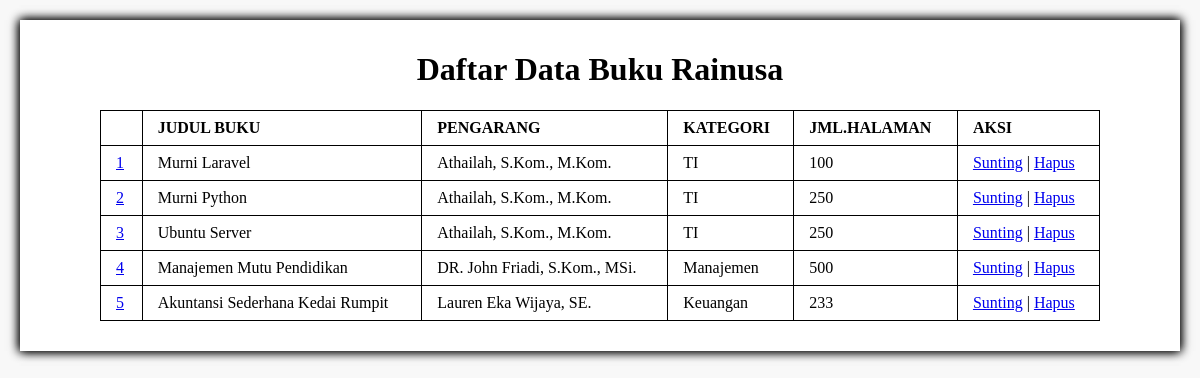
Before: /project_akhir/lihat.php with the older database file.
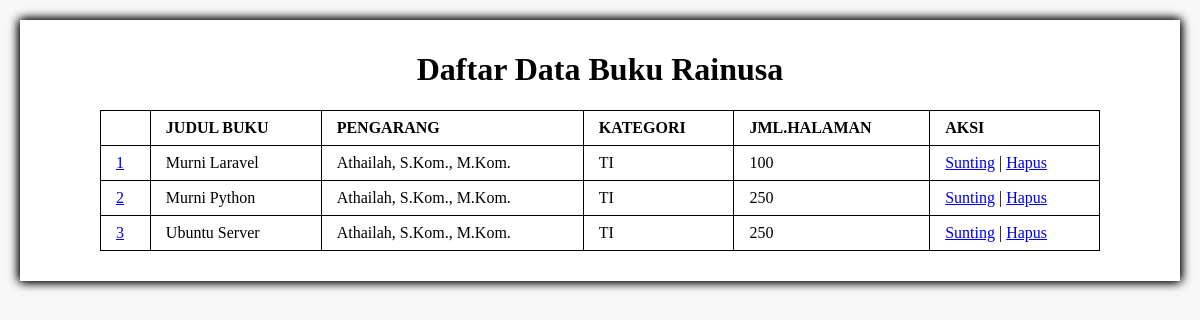
After: the same page with the newer database file.
### tables this page shows
CREATE TABLE `buku` (
  `id` int(11) NOT NULL AUTO_INCREMENT,
  `judul` varchar(100) NOT NULL,
  `pengarang` varchar(100) NOT NULL,
  `jenis` varchar(100) NOT NULL,
  `jumhal` int(11) NOT NULL,
  `cover` varchar(255) DEFAULT NULL,
  PRIMARY KEY (`id`)
);

### project_akhir/lihat.php (the view, shortened to what this page needs)
<!DOCTYPE html>
<html lang="en">
<head>
    <link rel="stylesheet" href="style.css">
</head>
<body>
    <div class="container">
        <h1>Daftar Data Buku Rainusa</h1>
        <?php
            include('koneksi.php');
        ?>
        <table>
            <th>
                <td><strong>JUDUL BUKU</strong></td>
                <td><strong>PENGARANG</strong></td>
                <td><strong>KATEGORI</strong></td>
                <td><strong>JML.HALAMAN</strong></td>
                <td><strong>AKSI</strong></td>
            </th>
            <?php
                $query = "SELECT * FROM buku";
                $hasil_query = mysqli_query($konek, $query);
                while($data = mysqli_fetch_assoc($hasil_query)){
                    echo "<tr>";
                    echo "<td><a href='detail.php?id=$data[id]'>$data[id]</a></td>";
                    echo "<td>$data[judul]</td>";
                    echo "<td>$data[pengarang]</td>";
                    echo "<td>$data[jenis]</td>";
                    echo "<td>$data[jumhal]</td>";
                    echo "<td>
                            <a href='edit.php?id=$data[id]'>Sunting</a> |
                            <a href='delete.php?id=$data[id]'>Hapus</a>
                          </td>";
                };
            ?>
        </table>
    </div>
</body>
</html>

### project_akhir/style.css (style rules this page uses)
body { background-color: #F8F8F8; }
div.container { width: 350px; padding: 10px 80px 30px; background-color: white; margin: 20px auto; box-shadow: 1px 0px 10px, -1px 0px 10px ; }
h1 { text-align: center; font-family: Cambria, "Times New Roman", serif; }
table { border-collapse:collapse; border-spacing:0; border:1px black solid; width:100% }
th, td { padding:8px 15px; border: 1px black solid; }

### project_akhir/lihat.php (style rules this page uses)
div.container { width: 1000px; padding: 10px 80px 30px; background-color: white; margin: 20px auto; box-shadow: 1px 0px 10px, -1px 0px 10px ; }

Changed rows visible on the page:
removed buku: id "4", judul "Manajemen Mutu Pendidikan", pengarang "DR. John Friadi, S.Kom., MSi.", jenis "Manajemen", jumhal "500"
removed buku: id "5", judul "Akuntansi Sederhana Kedai Rumpit", pengarang "Lauren Eka Wijaya, SE.", jenis "Keuangan", jumhal "233"
